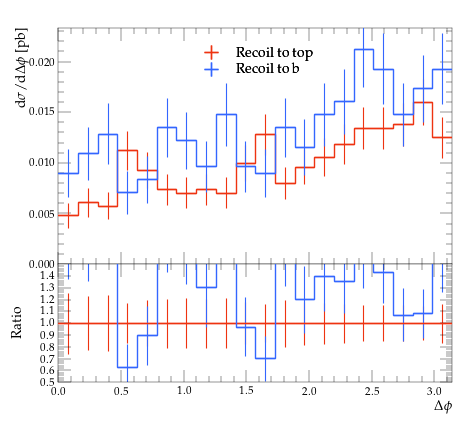

Write Python code to recreate this figure.
#! /usr/bin/env python

# This Python script was auto-generated using YODA v2.0.2.
# Analysis object: /MC_TTBAR/onelep_jetb_1_l_dphi
# Timestamp: 31-07-2026 (12:23:22)

import matplotlib as mpl
import matplotlib.pyplot as plt
mpl.use('Agg') # comment out for interactive use
import os
import numpy as np

plotDir = os.path.split(os.path.realpath(__file__))[0]
if 'YODA_USER_PLOT_PATH' in globals():
    plot_outdir = globals()['YODA_USER_PLOT_PATH']
else:
    plot_outdir = plotDir

#plot style
plt.style.use(os.path.join(plotDir, '../default.mplstyle'))
# plot metadata
figW, figH = plt.rcParams['figure.figsize']
ax_xLabel = r'$\Delta \phi$'
ax_yLabel = r'$\mathrm{d}\sigma/\mathrm{d}\Delta \phi$ [pb]'
ax_title  = r''
ax_xScale = 'linear'
ax_yScale = 'linear'
xLims = (0.0, 3.141593)
yLims = (0.0, 0.023338315000000002)

# TeX-friendly labels for the legend
labels = {
    'legend' : ([ r"Recoil to top", r"Recoil to b" ], r""),
}

# Adjust canvas width and height
canvasW = 10.0
canvasH = 9.0
figW *= canvasW/10.
figH *= canvasH/9.

# Create figure and axis objects
fig, (ax, ratio0_ax) = plt.subplots(2, 1, sharex=True,
                  figsize=(figW,figH), gridspec_kw={'height_ratios': (6.0, 3.0)})

# Set figure margins
plt.subplots_adjust(
    left   = 1.0 * plt.rcParams['figure.subplot.left'],
    right  = 1.0 * plt.rcParams['figure.subplot.right'],
    top    = 1.0 * plt.rcParams['figure.subplot.top'],
    bottom = 1.0 * plt.rcParams['figure.subplot.bottom'])

ratio0_ax.yaxis.set_major_locator(mpl.ticker.MultipleLocator(0.1))
ratio0_ax.set_ylim(0.5, 1.4999)
ratio0_ax.set_ylabel('Ratio')

# the numerical data is stored in a separate file
dataf = dict()
prefix = os.path.split(__file__)[0]
if prefix:    prefix = prefix + '/'
exec(open(prefix+'onelep_jetb_1_l_dphi__data.py').read(), dataf)


legend_handles = dict() # keep track of handles for the legend

# style options for curves
# starts at zorder>=5 to draw curve on top of legend
styles = {
  'recoil_t': {
    'color' : '#EE3311',
    'linestyle' : '-',
    'linewidth' : 1,
    'marker' : 'none',
    'markersize' : 2,
    'capsize' : 0.0,
    'zorder' : 5,
    'histstyle' : 1,
    'drawstyle' : 'steps-pre',
    'xerrorbars' : 1,
    'yerrorbars' : 1,
    'fillcolor' : None,
    'fillopacity' : 1.0,
    'ratio0_linestyle' : '-',
    'ratio0_linewidth' : 1,
    'ratio0_marker' : 'none',
    'ratio0_markersize' : 2,
    'ratio0_capsize' : 0.0,
    'ratio0_zorder' : 5,
    'ratio0_histstyle' : 1,
    'ratio0_drawstyle' : 'steps-pre',
    'ratio0_xerrorbars' : 1,
    'ratio0_yerrorbars' : 1,
  },
  'recoil_b': {
    'color' : '#3366FF',
    'linestyle' : '-',
    'linewidth' : 1,
    'marker' : 'none',
    'markersize' : 2,
    'capsize' : 0.0,
    'zorder' : 6,
    'histstyle' : 1,
    'drawstyle' : 'steps-pre',
    'xerrorbars' : 1,
    'yerrorbars' : 1,
    'fillcolor' : None,
    'fillopacity' : 1.0,
    'ratio0_linestyle' : '-',
    'ratio0_linewidth' : 1,
    'ratio0_marker' : 'none',
    'ratio0_markersize' : 2,
    'ratio0_capsize' : 0.0,
    'ratio0_zorder' : 6,
    'ratio0_histstyle' : 1,
    'ratio0_drawstyle' : 'steps-pre',
    'ratio0_xerrorbars' : 1,
    'ratio0_yerrorbars' : 1,
  },
}

# curve from input yoda files in main panel
for label, yvals in dataf['yvals'].items():
    if all(np.isnan(v) for v in dataf['yvals'][label]):
        continue
    tmp = None
    if styles[label]['histstyle']: # draw as histogram
        xpos = dataf['xedges'][label] if styles[label]['drawstyle'] else dataf['xpoints'][label]
        ypos = np.insert(yvals, 0, yvals[0]) if styles[label]['drawstyle'] else yvals
        if styles[label]['fillcolor']: # fill area below curve
            ax.fill_between(xpos, ypos, step='pre',
                            color=styles[label]['fillcolor'],
                            alpha=styles[label]['fillopacity'])
        tmp, = ax.plot(xpos, ypos,
                       color=styles[label]['color'],
                       linestyle=styles[label]['linestyle'],
                       linewidth=styles[label]['linewidth'],
                       drawstyle=styles[label]['drawstyle'], solid_joinstyle='miter',
                       zorder=styles[label]['zorder'], label=label)
    tmp = ax.errorbar(dataf['xpoints'][label], yvals,
                      xerr=np.array(dataf['xerrs'][label])*styles[label]['xerrorbars'],
                      yerr=np.array(dataf['yerrs'][label])*styles[label]['yerrorbars'],
                      fmt=styles[label]['marker'], capsize=styles[label]['capsize'],
                      markersize=styles[label]['markersize'],
                      ecolor=styles[label]['color'],
                      color=styles[label]['color'], zorder=styles[label]['zorder'])
    tmp[-1][0].set_linestyle(styles[label]['linestyle'])
    tmp[-1][0].set_linewidth(styles[label]['linewidth'])
    if label in dataf['add_legend_handle']:  legend_handles[label] = tmp
    for varLabel in dataf['variation_yvals'].keys():
        if varLabel.startswith(label):
            tmp, = ax.plot(dataf['xedges'][label], dataf['variation_yvals'][varLabel],
                           color=styles[label]['color'],
                           linestyle=styles[label]['linestyle'],
                           linewidth=styles[label]['linewidth'],
                           drawstyle='steps-pre', solid_joinstyle='miter',
                           zorder=styles[label]['zorder'], alpha=0.5)


# plots on ratio panel
# curve from input yoda files in ratio panel
for label, yvals in dataf['ratio0_yvals'].items():
    if all(np.isnan(v) for v in yvals):
        continue
    if styles[label]['ratio0_histstyle']: # plot as histogram
        xpos = dataf['xedges']['recoil_t'] if styles[label]['ratio0_drawstyle'] else dataf['xpoints']['recoil_t']
        ypos = np.insert(yvals, 0, yvals[0]) if styles[label]['ratio0_drawstyle'] else yvals
        ratio0_ax.plot(xpos, ypos,
                       color=styles[label]['color'],
                       linewidth=styles[label]['linewidth'],
                       linestyle=styles[label]['ratio0_linestyle'],
                       drawstyle=styles[label]['ratio0_drawstyle'], zorder=styles[label]['zorder'],
                       solid_joinstyle='miter')
    tmp = ratio0_ax.errorbar(dataf['xpoints']['recoil_t'], yvals,
                             xerr=np.array(dataf['ref_xerrs'])*styles[label]['ratio0_xerrorbars'],
                             yerr=np.array(dataf['ratio0_yerrs'][label])*styles[label]['ratio0_yerrorbars'],
                             fmt=styles[label]['ratio0_marker'], capsize=styles[label]['ratio0_capsize'],
                             markersize=styles[label]['ratio0_markersize'],
                             ecolor=styles[label]['color'],
                             color=styles[label]['color'])
    tmp[-1][0].set_linestyle(styles[label]['ratio0_linestyle'])
    tmp[-1][0].set_linewidth(styles[label]['ratio0_linewidth'])

    for varlabel in dataf['ratio0_variation_vals'].keys():
        if varlabel.startswith(label):
            ratio0_ax.plot(dataf['xedges']['recoil_t'],
                            dataf['ratio0_variation_vals'][varlabel],
                            color=styles[label]['color'],
                            linestyle=styles[label]['linestyle'],
                            linewidth=styles[label]['linewidth'],
                            drawstyle='steps-pre', solid_joinstyle='miter',
                            zorder=1, alpha=0.5)

legend_items = list(legend_handles.values())
ax.add_artist(ax.legend(legend_items,
                        labels['legend'][0],
                        title=labels['legend'][1],
                        alignment='left',
                        loc='upper center',
                        bbox_to_anchor=(0.5, 0.97)))

# set plot metadata as defined above
ratio0_ax.set_xlabel(ax_xLabel)
ratio0_ax.xaxis.set_label_coords(1., -0.15)
ax.set_ylabel(ax_yLabel, ha='right', va='top')
ax.yaxis.set_label_coords(-0.11, 1.0)
ax.set_title(ax_title, loc='left')
ax.set_xscale(ax_xScale)
ax.set_yscale(ax_yScale)
ax.set_xlim(xLims)
ax.set_ylim(yLims)

# tick formatting
plt.rcParams['xtick.top'] = True
plt.rcParams['ytick.right'] = True
fig.align_ylabels((ax, ratio0_ax))
plt.savefig(os.path.join(plot_outdir, 'onelep_jetb_1_l_dphi.pdf'), format='PDF')
plt.savefig(os.path.join(plot_outdir, 'onelep_jetb_1_l_dphi.png'), format='PNG')

plt.close(fig)
